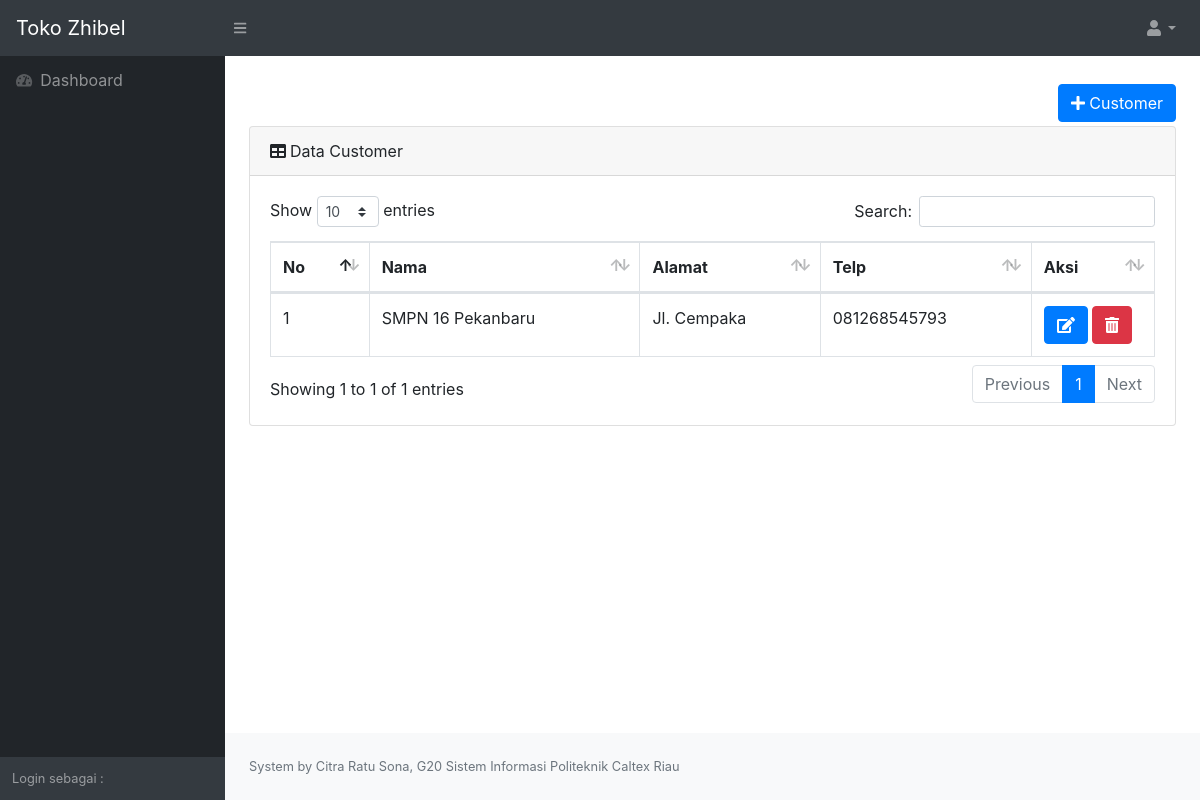
Page /views/customerlist.php (signed in) on the committed database.
### tables this page shows
CREATE TABLE `customer` (
  `customerId` int(11) NOT NULL,
  `customerNama` varchar(255) NOT NULL,
  `customerAlamat` varchar(255) NOT NULL,
  `customerTelp` varchar(255) NOT NULL
);

### models/ClassCustomer.php (called while the page is built, shortened)
<?php
Class Customer{
    function __construct(){
        $con = mysqli_connect("localhost","root","","suryajaya");
        $this->con=$con;
        }
        function tampilCustomer(){
            $query = mysqli_query($this->con,"SELECT * FROM customer");
            while($c = mysqli_fetch_assoc($query)){
                $data[] = $c;
            }
            return $data;
        }
}

### views/customerlist.php (the view, shortened to what this page needs)
<?php
include 'header.php';
?>
<div class="container-fluid">
<div class="row">
    <div class="col-md-12 text-right">
    <button type="button" class="btn btn-primary my-1" data-toggle="modal" data-target="#addcustomer"><i class="fas fa-plus"></i> Customer</button>
    </div>
</div>
    <div class="card mb-4">
        <div class="card-header"><i class="fas fa-table mr-1"></i>Data Customer </div>
            <div class="card-body">
                <div class="table-responsive">
                    <table class="table table-bordered" id="dataTable" width="100%" cellspacing="0">
                        <thead>
                            <tr>
                                <th>No</th>
                                <th>Nama</th>
                                <th>Alamat</th>
                                <th>Telp</th>
                                <th>Aksi</th>
                            </tr>
                            </thead>
                            <tbody>
                            <?php
                            include '../models/ClassCustomer.php';
                            $p = new Customer;
                            $data = $p->tampilCustomer();
                            $i = 1;
                            foreach($data as $c){
                            ?>
                            <tr>
                                <td><?php print $i++?></td>
                                <td><?php print $c['customerNama'];?></td>
                                <td><?php print $c['customerAlamat'];?></td>
                                <td><?php print $c['customerTelp'];?></td>
                                <td>
                                <a class="btn btn-primary" href="formcustomeredit.php?ubahcustomerid=<?php print $c['customerId']?>" role="button"><i class="fas fa-edit" data-toggle="tooltip" title="Edit"></i></a>
                                <a class="btn btn-danger" href="../controllers/customerolah.php?hapuscustomerid=<?php print $c['customerId']?>" role="button"><i class="fas fa-trash-alt" data-toggle="tooltip" title="Hapus" onclick="return confirm('Apakah yakin untuk menghapus Penjualan?');"></i></a>
                                </td>
                            </tr>
                            <?php } ?>
                        </tbody>
                    </table>
                </div>
            </div>
    </div>
</div>
<?php
include 'footer.php';
?>

### rows in the picture
customer: customerNama "SMPN 16 Pekanbaru", customerAlamat "Jl. Cempaka", customerTelp "081268545793"
